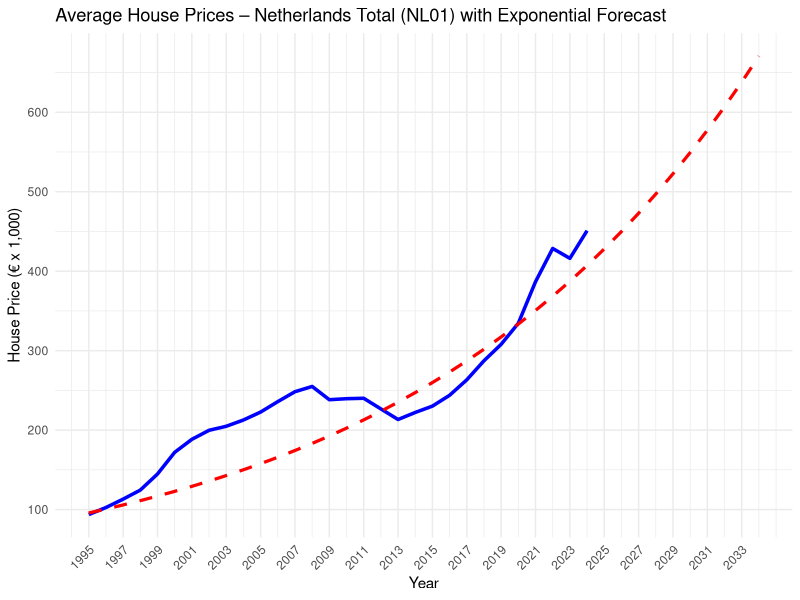
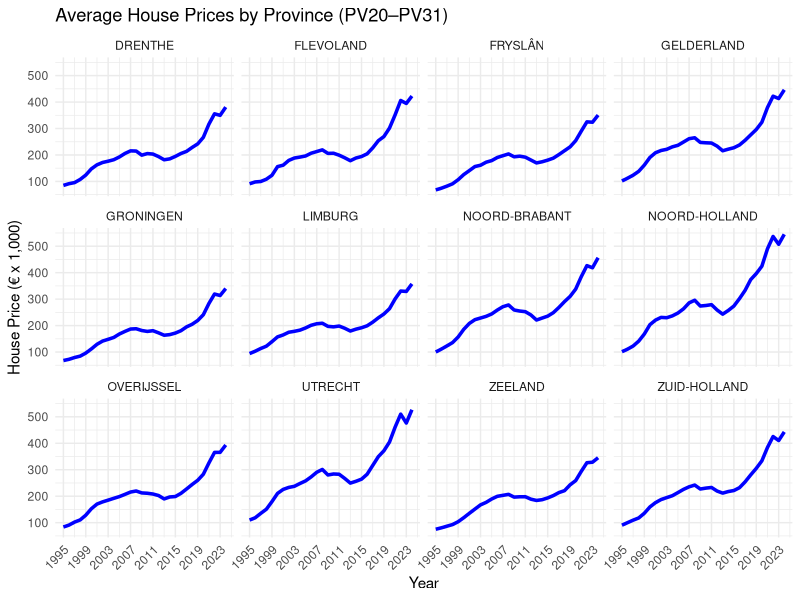
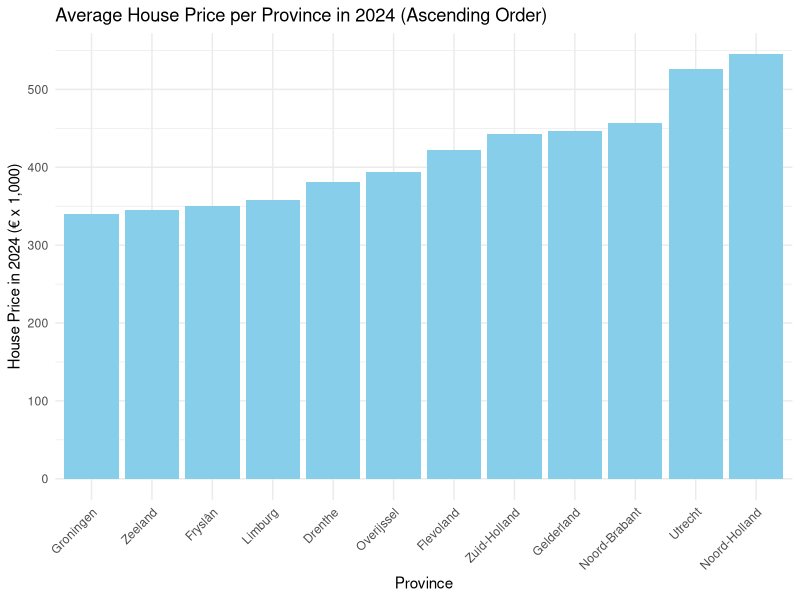
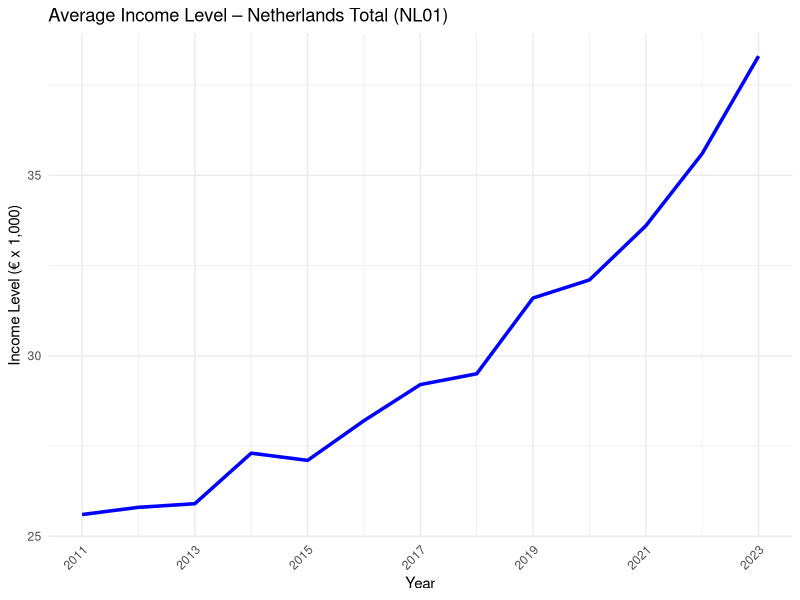
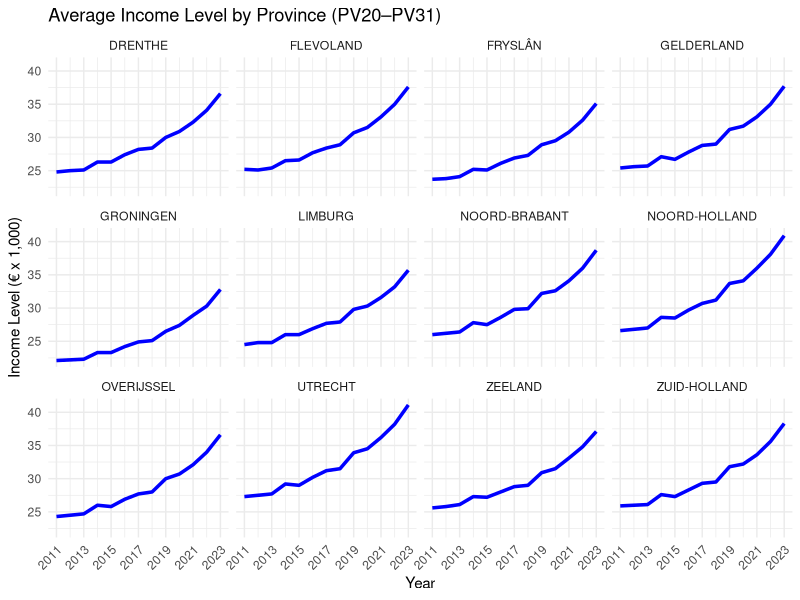
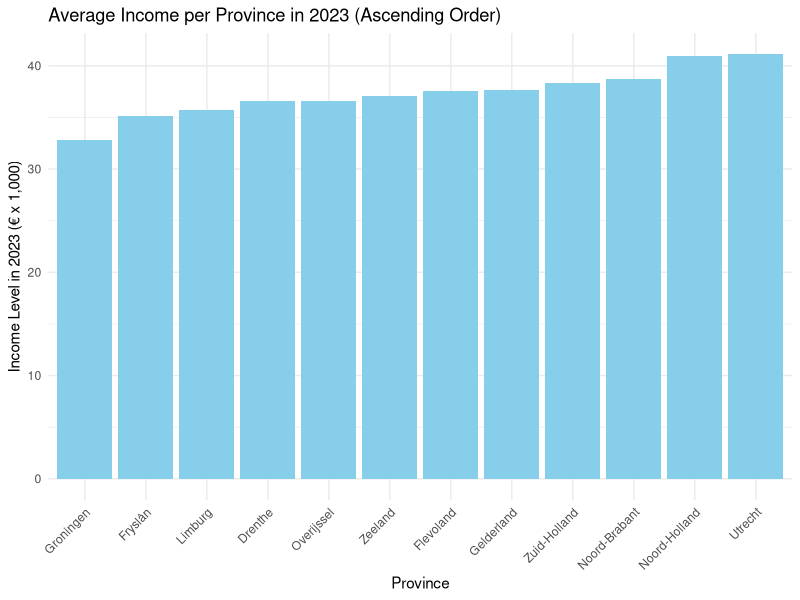
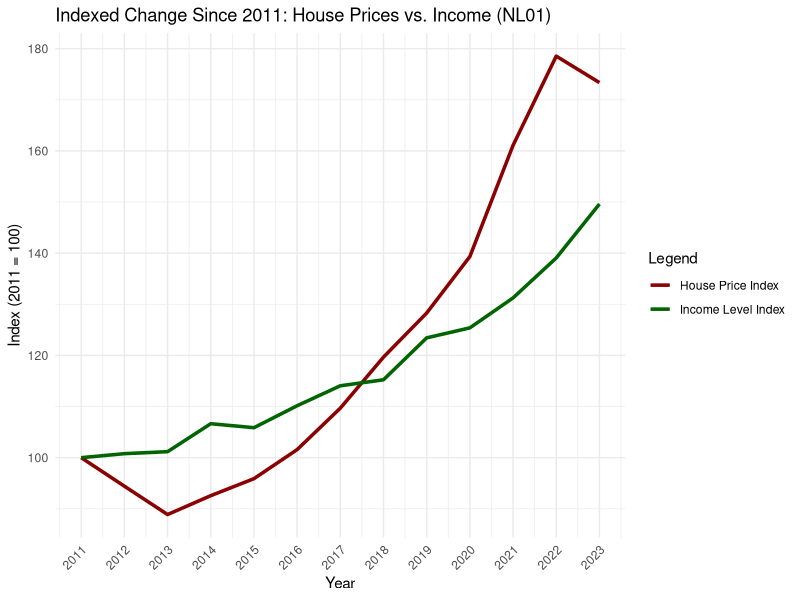
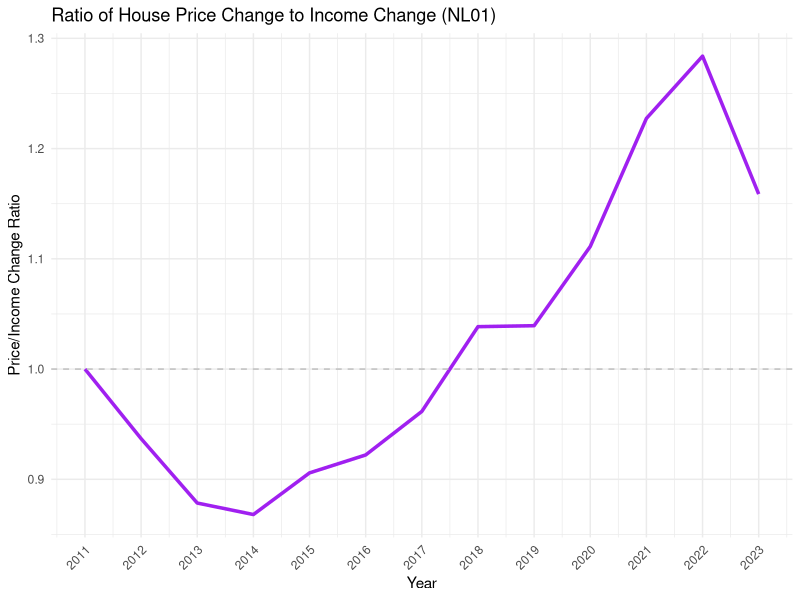

Write the R code that produced these figures, in order.
library(tidyverse)
library(scales)

# Load datasets
df1 <- read_delim("71488ned_UntypedDataSet_05062025_175816.csv", delim = ";", show_col_types = FALSE)
df2 <- read_delim("83625NED_UntypedDataSet_05062025_101716.csv", delim = ";", show_col_types = FALSE)
df3 <- read_delim("86004NED_UntypedDataSet_07062025_175918.csv", delim = ";", show_col_types = FALSE)

# Pre-merge cleaning: align keys only
df1 <- df1 %>%
  mutate(RegioS = str_trim(tolower(RegioS)), Perioden = str_trim(tolower(Perioden)))

df2 <- df2 %>%
  mutate(RegioS = str_trim(tolower(RegioS)), Perioden = str_trim(tolower(Perioden)))

df3 <- df3 %>%
  mutate(RegioS = str_trim(tolower(RegioS)), Perioden = str_trim(tolower(Perioden)))

# Merge all datasets
merged_df <- list(df1, df2, df3) %>%
  reduce(full_join, by = c("RegioS", "Perioden"))

# Drop not used columns
merged_df <- merged_df %>%
  select(-matches("^ID(\\.x|\\.y)?$"), -starts_with("GestandaardiseerdInkomen"), -starts_with("Partner"), -starts_with("Mediaan"), -GemiddeldBesteedbaarInkomen_5)

# Then define numeric_like_cols based on what's left
numeric_like_cols <- merged_df %>%
  select(where(is.character)) %>%
  summarise(across(everything(), ~mean(str_detect(., "^\\s*[0-9,.]+\\s*$"), na.rm = TRUE))) %>%
  pivot_longer(everything(), names_to = "col", values_to = "pct_numeric") %>%
  filter(pct_numeric > 0.8) %>%
  pull(col)

# Clean character columns by trimming and parse those that are mostly numeric
merged_df <- merged_df %>%
  mutate(across(where(is.character), ~str_trim(.))) %>%
  mutate(across(all_of(numeric_like_cols), ~ parse_number(.) %>% suppressWarnings()))

# Rename RegioS codes to province names
province_map <- c(
  "pv20" = "Groningen",
  "pv21" = "Fryslân",
  "pv22" = "Drenthe",
  "pv23" = "Overijssel",
  "pv24" = "Flevoland",
  "pv25" = "Gelderland",
  "pv26" = "Utrecht",
  "pv27" = "Noord-Holland",
  "pv28" = "Zuid-Holland",
  "pv29" = "Zeeland",
  "pv30" = "Noord-Brabant",
  "pv31" = "Limburg",
  "nl01" = "Nederland"
)

# Rename Leeftijd codes to leeftijdgroepen
age_map <- c(
  "70100" = "0-4",
  "70200" = "5-9",
  "70300" = "10-14",
  "70400" = "15-19",
  "70500" = "20-24",
  "70600" = "25-29",
  "70700" = "30-34",
  "70800" = "35-39",
  "70900" = "40-44",
  "71000" = "45-49",
  "71100" = "50-54",
  "71200" = "55-59",
  "71300" = "60-64",
  "71400" = "65-69",
  "71500" = "70-74",
  "71600" = "75-79",
  "71700" = "80-84",
  "71800" = "85-89",
  "71900" = "90-94",
  "22000" = "95+"
)

merged_df <- merged_df %>%
  mutate(RegioS = recode(RegioS, !!!province_map))

# Multiply income and household columns by 1,000
merged_df <- merged_df %>%
  mutate(
    ParticuliereHuishoudens_1 = ParticuliereHuishoudens_1 * 1000,
    GemiddeldGestandaardiseerdInkomen_3 = GemiddeldGestandaardiseerdInkomen_3 * 1000
  )

cat("\n---- MERGED_DF (Population, Housing Prices and Income) ----\n")
glimpse(merged_df)
print(head(merged_df, 10))

# =========================
# Plot 1: National level (NL01)
# =========================
# Prepare the data
df_nl <- merged_df %>%
  filter(RegioS == "Nederland", str_detect(Perioden, "^\\d{4}jj00$")) %>%
  mutate(
    Jaar = as.integer(str_sub(Perioden, 1, 4)),
    PrijsK = GemiddeldeVerkoopprijs_1 / 1000
  ) %>%
  drop_na(PrijsK)

# Fit log-linear model: log(price) ~ year
model <- lm(log(PrijsK) ~ Jaar, data = df_nl)

# Create future data frame for prediction up to 2034
future_years <- data.frame(Jaar = 1995:2034)
future_years$PredictedLog <- predict(model, newdata = future_years)
future_years$PredictedPrijsK <- exp(future_years$PredictedLog)

# Plot actual and predicted
p1 <- ggplot(df_nl, aes(x = Jaar, y = PrijsK)) +
  geom_line(color = "blue", linewidth = 1.2) +
  geom_line(data = future_years, aes(x = Jaar, y = PredictedPrijsK),
            color = "red", linetype = "dashed", linewidth = 1.1) +
  scale_y_continuous(name = "House Price (€ x 1,000)", breaks = seq(0, 700, 100)) +
  scale_x_continuous(breaks = seq(1995, 2034, 2), limits = c(1995, 2034)) +
  labs(
    title = "Average House Prices – Netherlands Total (NL01) with Exponential Forecast",
    x = "Year"
  ) +
  theme_minimal() +
  theme(axis.text.x = element_text(angle = 45, hjust = 1))

print(p1)
print(summary(model))

# =========================
# Plot 2: Provinces PV20–PV31
# =========================
p2 <- merged_df %>%
  filter(RegioS %in% province_map[1:12], str_detect(Perioden, "^\\d{4}jj00$")) %>%
  mutate(Jaar = as.integer(str_sub(Perioden, 1, 4)), RegioS = toupper(RegioS)) %>%
  drop_na(GemiddeldeVerkoopprijs_1) %>%
  ggplot(aes(x = Jaar, y = GemiddeldeVerkoopprijs_1 / 1000)) +
  geom_line(color = "blue", linewidth = 1.2, na.rm = TRUE) +
  scale_y_continuous(name = "House Price (€ x 1,000)") +
  scale_x_continuous(breaks = seq(1995, 2024, 4)) +
  labs(
    title = "Average House Prices by Province (PV20–PV31)",
    x = "Year"
  ) +
  facet_wrap(~ RegioS) +
  theme_minimal() +
  theme(axis.text.x = element_text(angle = 45, hjust = 1))

print(p2)

# =========================
# Plot 3: Bar Chart – Housing Prices in 2024 by Province
# =========================
p3 <- merged_df %>%
  filter(RegioS %in% province_map[1:12], Perioden == "2024jj00") %>%
  drop_na(GemiddeldeVerkoopprijs_1) %>%
  distinct(RegioS, .keep_all = TRUE) %>%
  arrange(GemiddeldeVerkoopprijs_1) %>%
  mutate(RegioS = factor(RegioS, levels = RegioS)) %>%
  ggplot(aes(x = RegioS, y = GemiddeldeVerkoopprijs_1 / 1000)) +
  geom_bar(stat = "identity", fill = "skyblue") +
  scale_y_continuous(name = "House Price in 2024 (€ x 1,000)", breaks = seq(0, 600, 100)) +
  labs(
    title = "Average House Price per Province in 2024 (Ascending Order)",
    x = "Province"
  ) +
  theme_minimal() +
  theme(axis.text.x = element_text(angle = 45, hjust = 1))

print(p3)

# =========================
# Plot 4: Income National level (NL01)
# =========================
p4 <- merged_df %>%
  filter(RegioS == "Nederland", str_detect(Perioden, "^\\d{4}jj00$"), KenmerkenVanHuishoudens == 1050010) %>%
  mutate(Jaar = as.integer(str_sub(Perioden, 1, 4))) %>%
  drop_na(GemiddeldGestandaardiseerdInkomen_3) %>%
  ggplot(aes(x = Jaar, y = GemiddeldGestandaardiseerdInkomen_3 / 1000)) +
  geom_line(color = "blue", linewidth = 1.2, na.rm = TRUE) +
  scale_y_continuous(name = "Income Level (€ x 1,000)") +
  scale_x_continuous(breaks = seq(2011, 2023, 2)) +
  labs(
    title = "Average Income Level – Netherlands Total (NL01)",
    x = "Year"
  ) +
  theme_minimal() +
  theme(axis.text.x = element_text(angle = 45, hjust = 1))

print(p4)

# =========================
# Plot 5: Income Provinces PV20–PV31
# =========================
p5 <- merged_df %>%
  filter(RegioS %in% province_map[1:12], str_detect(Perioden, "^\\d{4}jj00$"), KenmerkenVanHuishoudens == 1050010) %>%
  mutate(Jaar = as.integer(str_sub(Perioden, 1, 4)), RegioS = toupper(RegioS)) %>%
  drop_na(GemiddeldGestandaardiseerdInkomen_3) %>%
  ggplot(aes(x = Jaar, y = GemiddeldGestandaardiseerdInkomen_3 / 1000)) +
  geom_line(color = "blue", linewidth = 1.2, na.rm = TRUE) +
  scale_y_continuous(name = "Income Level (€ x 1,000)") +
  scale_x_continuous(breaks = seq(2011, 2023, 2)) +
  labs(
    title = "Average Income Level by Province (PV20–PV31)",
    x = "Year"
  ) +
  facet_wrap(~ RegioS) +
  theme_minimal() +
  theme(axis.text.x = element_text(angle = 45, hjust = 1))

print(p5)

# =========================
# Plot 6: Bar Chart – Housing Prices in 2024 by Province
# =========================
p6 <- merged_df %>%
  filter(RegioS %in% province_map[1:12], Perioden == "2023jj00", KenmerkenVanHuishoudens == 1050010) %>%
  drop_na(GemiddeldGestandaardiseerdInkomen_3) %>%
  distinct(RegioS, .keep_all = TRUE) %>%
  arrange(GemiddeldGestandaardiseerdInkomen_3) %>%
  mutate(RegioS = factor(RegioS, levels = RegioS)) %>%
  ggplot(aes(x = RegioS, y = GemiddeldGestandaardiseerdInkomen_3 / 1000)) +
  geom_bar(stat = "identity", fill = "skyblue") +
  scale_y_continuous(name = "Income Level in 2023 (€ x 1,000)", breaks = seq(0, 50, 10)) +
  labs(
    title = "Average Income per Province in 2023 (Ascending Order)",
    x = "Province"
  ) +
  theme_minimal() +
  theme(axis.text.x = element_text(angle = 45, hjust = 1))

print(p6)

# =========================
# Plot 7: Indexed Change Since 2011 (2011 = 100)
# =========================
index_df <- merged_df %>%
  filter(RegioS == "Nederland", KenmerkenVanHuishoudens == 1050010, str_detect(Perioden, "^\\d{4}jj00$")) %>%
  mutate(Jaar = as.integer(str_sub(Perioden, 1, 4))) %>%
  arrange(Jaar) %>%
  filter(Jaar >= 2011) %>%
  mutate(
    HousePriceIndex = 100 * GemiddeldeVerkoopprijs_1 / GemiddeldeVerkoopprijs_1[Jaar == 2011],
    IncomeLevelIndex = 100 * GemiddeldGestandaardiseerdInkomen_3 / GemiddeldGestandaardiseerdInkomen_3[Jaar == 2011],
    RatioHousingPriceIncomeLevel = HousePriceIndex / IncomeLevelIndex
  )

p7 <- ggplot(index_df, aes(x = Jaar)) +
  geom_line(aes(y = HousePriceIndex, color = "House Price Index"), linewidth = 1.2) +
  geom_line(aes(y = IncomeLevelIndex, color = "Income Level Index"), linewidth = 1.2) +
  scale_color_manual(values = c("House Price Index" = "darkred", "Income Level Index" = "darkgreen")) +
  labs(
    title = "Indexed Change Since 2011: House Prices vs. Income (NL01)",
    x = "Year",
    y = "Index (2011 = 100)",
    color = "Legend"
  ) +
  scale_x_continuous(breaks = seq(2011, max(index_df$Jaar), 1)) +
  theme_minimal() +
  theme(axis.text.x = element_text(angle = 45, hjust = 1))

print(p7)

# =========================
# Plot 8: Ratio of House Price Change to Income Change
# =========================
p8 <- ggplot(index_df, aes(x = Jaar, y = RatioHousingPriceIncomeLevel)) +
  geom_line(color = "purple", linewidth = 1.2) +
  geom_hline(yintercept = 1, linetype = "dashed", color = "gray") +
  scale_y_continuous(name = "Price/Income Change Ratio") +
  scale_x_continuous(breaks = seq(2011, max(index_df$Jaar), 1)) +
  labs(
    title = "Ratio of House Price Change to Income Change (NL01)",
    x = "Year"
  ) +
  theme_minimal() +
  theme(axis.text.x = element_text(angle = 45, hjust = 1))

print(p8)

years_to_plot <- c("2024jj00", "2014jj00", "2004jj00")

p9 <- merged_df %>%
  filter(
    RegioS == "Nederland",
    Perioden %in% years_to_plot,
    Leeftijd %in% names(age_map),
    Geslacht == "T001038"
  ) %>%
  mutate(
    AgeGroup = age_map[as.character(Leeftijd)],
    Year = substr(Perioden, 1, 4),
    living_on_themselves = 100 * (Alleenstaand_4 + TotaalSamenwonendePersonen_5) / TotaalPersonenInHuishoudens_1
  ) %>%
  filter(!is.na(living_on_themselves), !is.na(AgeGroup)) %>%
  mutate(
    AgeGroup = factor(AgeGroup, levels = age_map),
    Year = factor(Year, levels = sort(unique(substr(years_to_plot, 1, 4))))
  ) %>%
  ggplot(aes(x = AgeGroup, y = living_on_themselves, color = Year, group = Year)) +
  geom_line(linewidth = 0.5, na.rm = TRUE) +
  scale_y_continuous(labels = scales::comma) +
  scale_x_discrete() +
  labs(
    title = "Percentage Living in their own House by Age Group (NL01, Selected Years)",
    x = "Age Group",
    y = "Living in their own house (%)",
    color = "Year"
  ) +
  theme_minimal() +
  theme(axis.text.x = element_text(angle = 45, hjust = 1))

print(p9)

# Define the codes and readable labels
kenmerken_codes <- c("1014800", "1014950", "1014900")
kenmerken_labels <- c(
  "Owned Home",
  "Rented Home (No Benefit)",
  "Rented Home (With Benefit)"
)

# Create named vector for mapping
kenmerken_map <- setNames(kenmerken_labels, kenmerken_codes)

# Plot 10: Income by Housing Type
p10 <- merged_df %>%
  filter(
    RegioS == "Nederland",
    KenmerkenVanHuishoudens %in% kenmerken_codes,
    Perioden >= "1999JJ00",  # or adjust as needed
    Geslacht == "T001038"     # total gender, or adjust if necessary
  ) %>%
  mutate(
    Year = as.integer(substr(Perioden, 1, 4)),
    HousingType = kenmerken_map[as.character(KenmerkenVanHuishoudens)]
  ) %>%
  group_by(Year, HousingType) %>%
  summarise(
    AverageIncome = mean(GemiddeldGestandaardiseerdInkomen_3, na.rm = TRUE),
    .groups = "drop"
  ) %>%
  ggplot(aes(x = Year, y = AverageIncome, color = HousingType, linetype = HousingType)) +
  geom_line(linewidth = 1.2, na.rm = TRUE) +
  geom_point(size = 2, na.rm = TRUE) +
  scale_y_continuous(labels = scales::comma_format(prefix = "€")) +
  scale_color_viridis_d(option = "D", begin = 0.2, end = 0.8) +
  labs(
    title = "Average Income by Housing Type in the Netherlands (1999–2024)",
    x = "Year",
    y = "Average Income (€)",
    color = "Housing Type",
    linetype = "Housing Type"
  ) +
  theme_minimal() +
  theme(axis.text.x = element_text(angle = 45, hjust = 1))

print(p10)


#kan nog OLS gooien op de time series voor extrepolatie
#zelfde voor inkomen OLS kan ook en dan zeggen gat gaat alleen maar groter worden tussen de twee
#OLS wss niet de beste aangezien de lijnen absoluut niet linear zijn dus wss ramsey reset niet doorkomen dus die ook checken, heteroskedacity, normality, exogeneity. niet aanpassen gewoon zeggen als de test dat aangeeft dat het niet zo is dus de estimate wss niet super accuraat is.
#wellicht gemeente ook nog inkomen en huizenprijzen voor doen
#einde alle code even mooi maken en efficient
